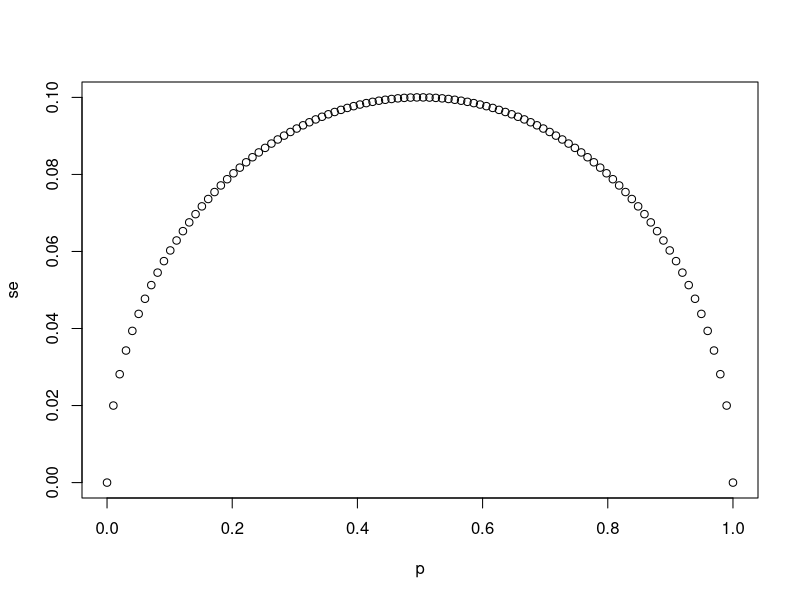
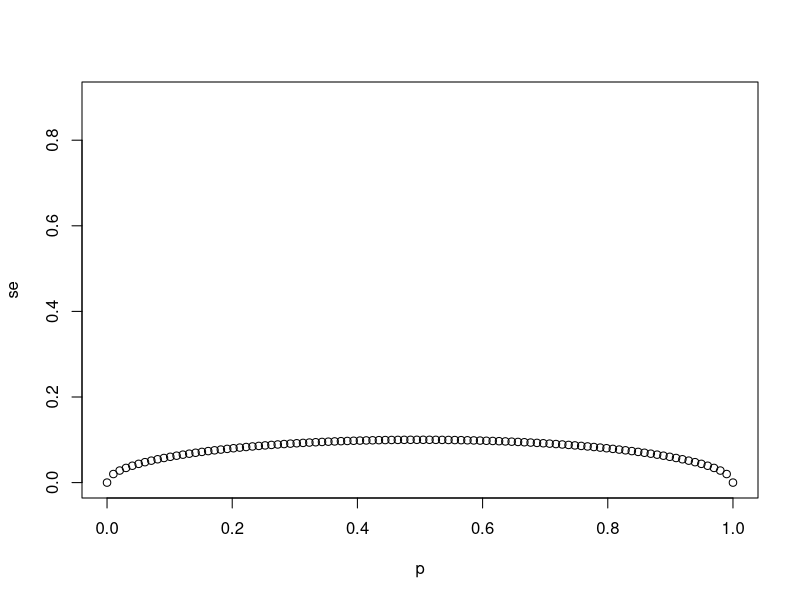
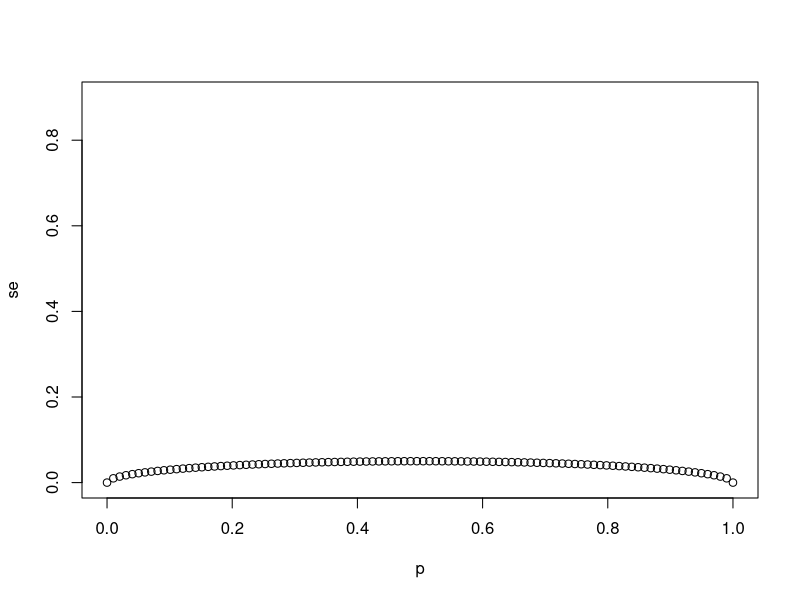
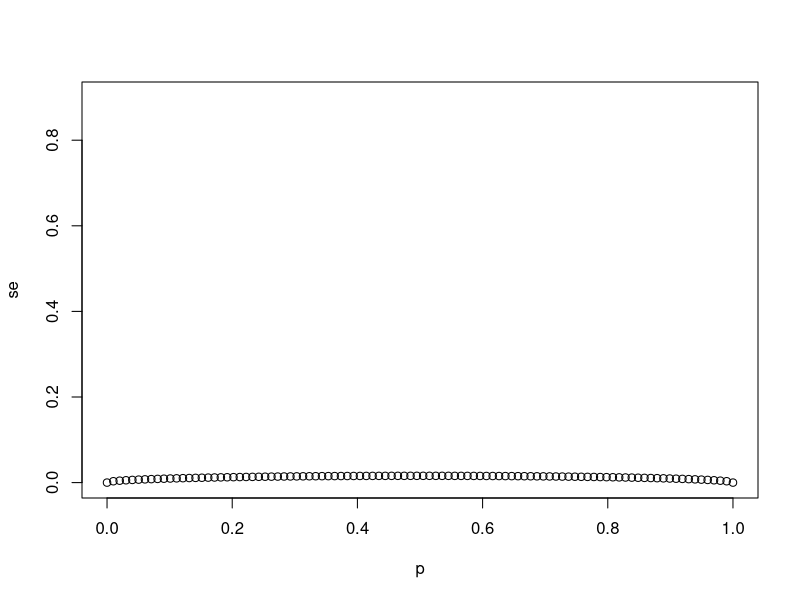
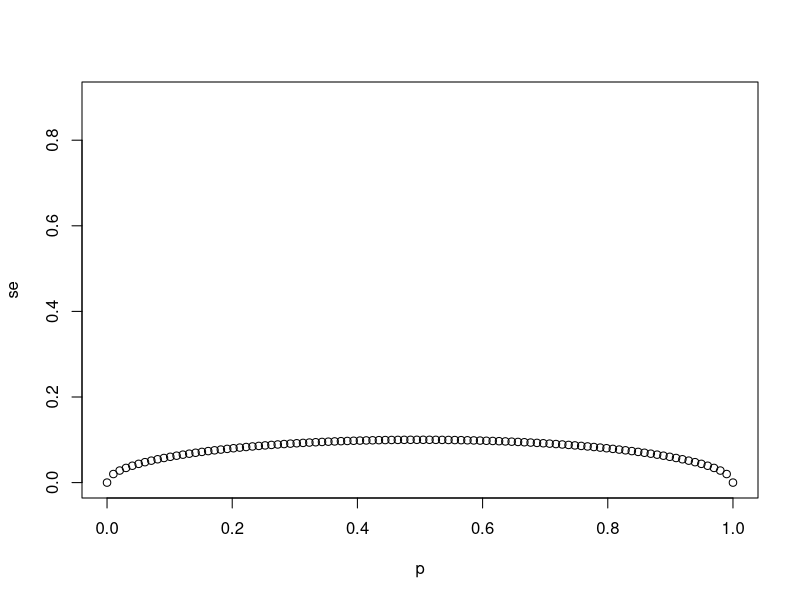
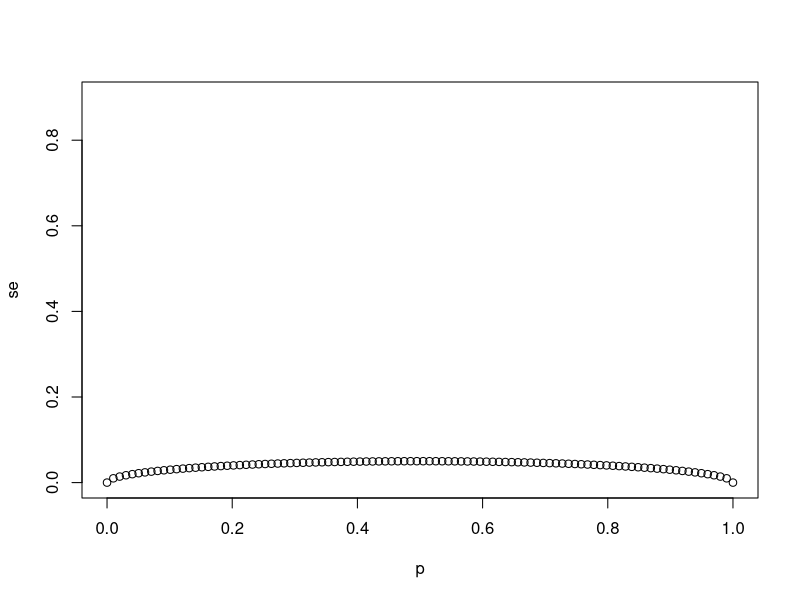
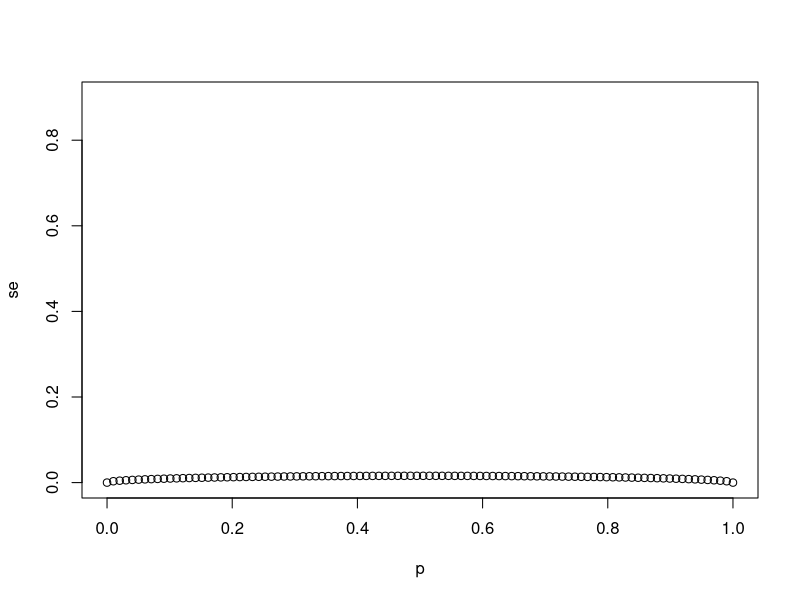
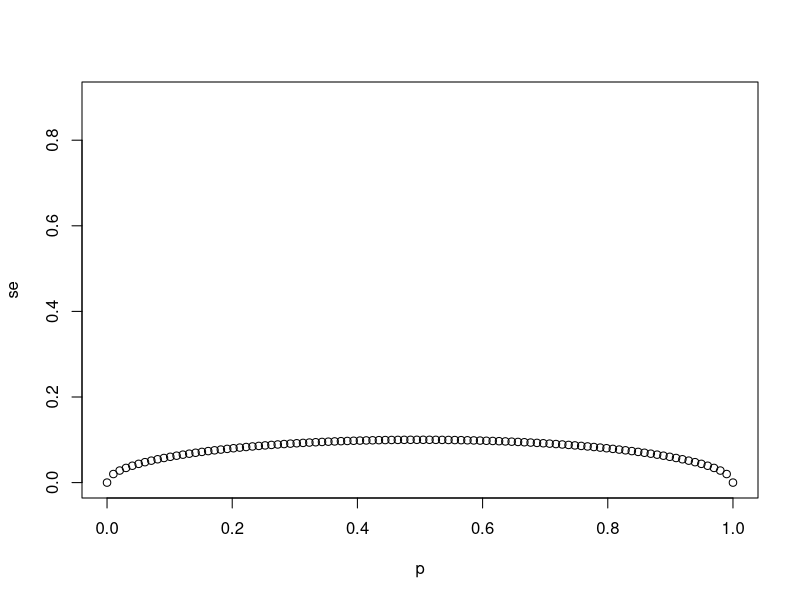

Here is the R script that generated these plots, in order:

# Exercise 1. Polling - expected value of S
# Suppose you poll a population in which a proportion p of voters are Democrats
#    and 1???p are Republicans. Your sample size is N=25. Consider the random
#    variable S, which is the total number of Democrats in your sample.
#
# What is the expected value of this random variable S?
#
# INSTRUCTIONS

# Possible Answers
# E(S) = 25 ( 1???p )
# E(S) = 25p                 <- *
# E(S) = sqrt( 25p ( 1???p ) )
# E(S) = p



# Exercise 1. Polling - expected value of S
# Suppose you poll a population in which a proportion p of voters are Democrats
#    and 1???p are Republicans. Your sample size is N=25. Consider the random
#    variable S, which is the total number of Democrats in your sample.
#
# What is the expected value of this random variable S?
#
# INSTRUCTIONS

# Possible Answers
# E(S) = 25 ( 1???p )
# E(S) = 25p
# E(S) = sqrt( 25p ( 1???p ) )   <- *
# E(S) = p



# Exercise 3. Polling - expected value of X-bar
# Consider the random variable S/N, which is equivalent to the sample average
#    that we have been denoting as X??. The variable N represents the sample size
#    and p is the proportion of Democrats in the population.
#
# What is the expected value of X???
#
# INSTRUCTIONS
# Possible Answers
# E(X??) = p        <- *
# E(X??) = Np
# E(X??) = N ( 1???p )
# E(X??) = 1???p


# Exercise 4. Polling - standard error of X-bar
# What is the standard error of the sample average, X???
# The variable N represents the sample size and p is the proportion of Democrats in the population.
#
# INSTRUCTIONS
# Possible Answers
# SE(X??) = sqrt( Np (1???p) )
# SE(X??) = sqrt( p (1???p) / N )   <- *
# SE(X??)= sqrt( p ( 1???p ) )
# SE(X??) = sqrt( N )



# Exercise 5. se versus p
# Write a line of code that calculates the standard error se of a sample average
#    when you poll 25 people in the population. Generate a sequence of 100
#    proportions of Democrats p that vary from 0 (no Democrats) to 1 (all Democrats).
#
# Plot se versus p for the 100 different proportions.
#
# INSTRUCTIONS
# Use the seq function to generate a vector of 100 values of p that range from 0 to 1.
# Use the sqrt function to generate a vector of standard errors for all values of p.
# Use the plot function to generate a plot with p on the x-axis and se on the y-axis.

# `N` represents the number of people polled
N <- 25

# Create a variable `p` that contains 100 proportions ranging from 0 to 1 using the `seq` function
p <- seq( from = 0, to = 1, length.out = 100 )
p

# Create a variable `se` that contains the standard error of each sample average
se <- sqrt( p * ( 1 -p ) / N )
se
# Plot `p` on the x-axis and `se` on the y-axis
plot( p, se )



# Exercise 6. Multiple plots of se versus p
# Using the same code as in the previous exercise, create a for-loop that
#    generates three plots of p versus se when the sample sizes equal
#    N=25
#    N=100
#    N=1000.
#
# INSTRUCTIONS
# Your for-loop should contain two lines of code to be repeated for three
#    different values of N.
# The first line within the for-loop should use the sqrt function to generate a
#    vector of standard errors se for all values of p.
# The second line within the for-loop should use the plot function to generate
#    a plot with p on the x-axis and se on the y-axis.
# Use the ylim argument to keep the y-axis limits constant across all three
#    plots. The lower limit should be equal to 0 and the upper limit should
#    equal the highest calculated standard error across all values of p and N.

# The vector `p` contains 100 proportions of Democrats ranging from 0 to 1 using the `seq` function
p <- seq(0, 1, length = 100)

# The vector `sample_sizes` contains the three sample sizes
sample_sizes <- c(25, 100, 1000)

# Write a for-loop that calculates the standard error `se` for every value of `p` for each of the three samples sizes `N` in the vector `sample_sizes`. Plot the three graphs, using the `ylim` argument to standardize the y-axis across all three plots.
for ( data in p ) {
    for ( N in sample_sizes ) {
        se <- sqrt( p * ( 1 -p ) / N )
        plot( p, se, ylim = c(0,0.9 ) )
    }
}



# Exercise 7. Expected value of d
# Our estimate for the difference in proportions of Democrats and Republicans
#    is d=X?????(1???X??).
#
# Which derivation correctly uses the rules we learned about sums of random
#    variables and scaled random variables to derive the expected value of d?
#
# INSTRUCTIONS
# Possible Answers
# E[X?????(1???X??)]=E[2X?????1] =2E[X??]???1 =N(2p???1) =Np???N(1???p)
# E[X?????(1???X??)]=E[X?????1] =E[X??]???1 =p???1
# E[X?????(1???X??)]=E[2X?????1] =2E[X??]???1 = 2 sqrt( p ( 1???p ) ) ??? 1 = p ??? ( 1???p )
# E[X?????(1???X??)]=E[2X?????1] =2E[X??]???1 = 2p???1 = p ??? ( 1???p )    <- *



# Exercise 8. Standard error of d
# Our estimate for the difference in proportions of Democrats and Republicans
#    is d=X?????(1???X??).
#
# Which derivation correctly uses the rules we learned about sums of random
#    variables and scaled random variables to derive the standard error of d?
#
# INSTRUCTIONS
# Possible Answers
# SE[X?????(1???X??)]=SE[2X?????1] = 2 SE[X??] = 2 sqrt( p/N )
# SE[X?????(1???X??)]=SE[2X?????1] = 2 SE[X?????1] = 2 sqrt( p ( 1???p ) / N )???1
# SE[X?????(1???X??)]=SE[2X?????1] =2SE[X??] =2 sqrt( p ( 1???p ) / N )     <- *
# SE[X?????(1???X??)]=SE[X?????1] =SE[X??] = sqrt( p ( 1???p ) / N )



# Exercise 9. Standard error of the spread
# Say the actual proportion of Democratic voters is p=0.45. In this case, the
#    Republican party is winning by a relatively large margin of d=???0.1, or a
#    10% margin of victory. What is the standard error of the spread 2X?????1 in
#    this case?
#
# INSTRUCTIONS
# Use the sqrt function to calculate the standard error of the spread 2X?????1.
# `N` represents the number of people polled
N <- 25

# `p` represents the proportion of Democratic voters
p <- 0.45

# Calculate the standard error of the spread. Print this value to the console.

2 * sqrt( p * ( 1- p ) / N )


# Exercise 10. Sample size
# So far we have said that the difference between the proportion of Democratic
#    voters and Republican voters is about 10% and that the standard error of
#    this spread is about 0.2 when N=25. Select the statement that explains why
#    this sample size is sufficient or not.
#
# INSTRUCTIONS
# Possible Answers
# This sample size is sufficient because the expected value of our estimate
#    2X?????1 is d so our prediction will be right on.
# This sample size is too small because the standard error is larger than
#    the spread.      <- *
# This sample size is sufficient because the standard error of about 0.2 is
#    much smaller than the spread of 10%.
# Without knowing p, we have no way of knowing that increasing our sample size
#    would actually improve our standard error.





